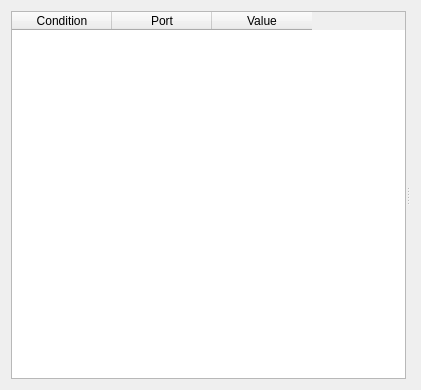
<?xml version="1.0" encoding="UTF-8"?>
<ui version="4.0">
 <class>FileVpzExpCond</class>
 <widget class="QWidget" name="FileVpzExpCond">
  <property name="geometry">
   <rect>
    <x>0</x>
    <y>0</y>
    <width>421</width>
    <height>390</height>
   </rect>
  </property>
  <property name="sizePolicy">
   <sizepolicy hsizetype="Expanding" vsizetype="Expanding">
    <horstretch>0</horstretch>
    <verstretch>0</verstretch>
   </sizepolicy>
  </property>
  <property name="windowTitle">
   <string>Form</string>
  </property>
  <property name="autoFillBackground">
   <bool>true</bool>
  </property>
  <layout class="QVBoxLayout" name="verticalLayout">
   <item>
    <widget class="QSplitter" name="splitter">
     <property name="orientation">
      <enum>Qt::Horizontal</enum>
     </property>
     <widget class="QTableWidget" name="table">
      <property name="baseSize">
       <size>
        <width>19</width>
        <height>0</height>
       </size>
      </property>
      <column>
       <property name="text">
        <string>Condition</string>
       </property>
      </column>
      <column>
       <property name="text">
        <string>Port</string>
       </property>
      </column>
      <column>
       <property name="text">
        <string>Value</string>
       </property>
      </column>
     </widget>
     <widget class="QWidget" name="verticalLayoutWidget">
      <layout class="QVBoxLayout" name="vlValue"/>
     </widget>
    </widget>
   </item>
  </layout>
 </widget>
 <resources/>
 <connections/>
</ui>
